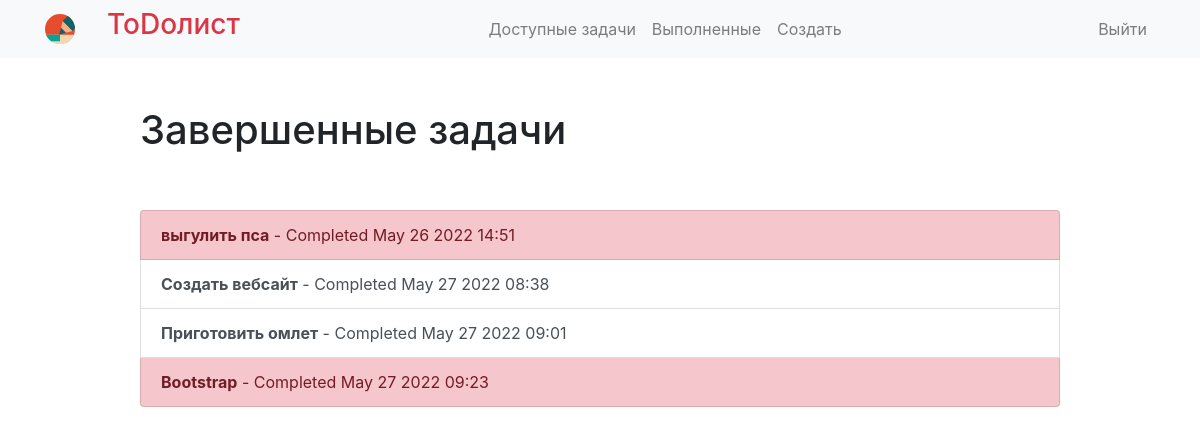
Page /completed/ (signed in) on the earlier database version.
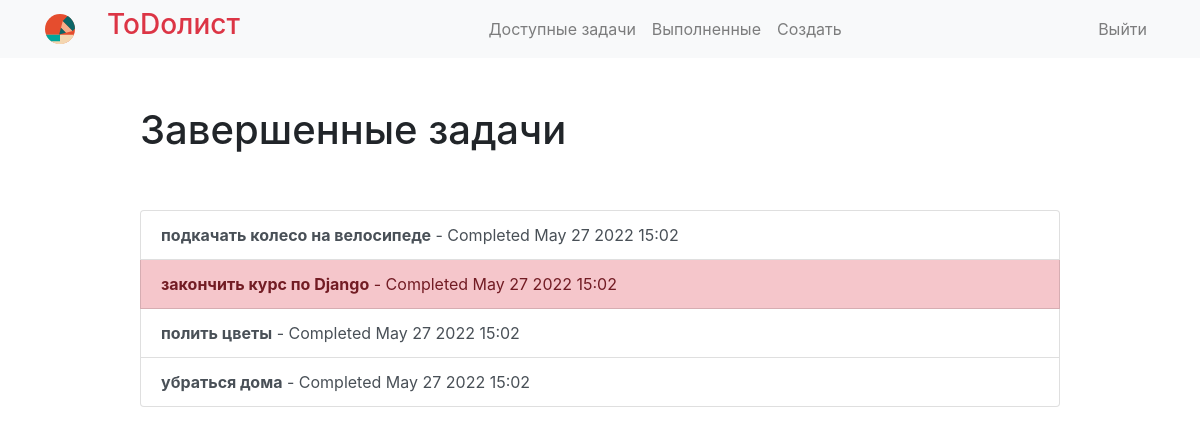
Same page on the later database version.
### todo/models.py (models this page shows, shortened)
class Todo(models.Model):
    title = models.CharField(max_length=100)  # в заголовках небольше 200символов
    memo = models.TextField(blank=True)  # описание, blank=True - заполнение поля необязательное
    created = models.DateTimeField(auto_now=True)  # отображается не только дата, но и время
    datecompleted = models.DateTimeField(null=True, blank=True)
    important = models.BooleanField(default=False)  # важность задачи, по умолчанию не важная задача
    user = models.ForeignKey(User, on_delete=models.CASCADE)

### todo/views.py (the view)
# urls.py: path('completed/', views.completedtodos, name='completedtodos'),  # просмотр завершенных задач
@login_required
def completedtodos(request):
    todos = Todo.objects.filter(user=request.user, datecompleted__isnull=False).order_by('datecompleted')
    return render(request, 'todo/completedtodos.html', {'todos': todos})

### todo/templates/todo/completedtodos.html
{% extends 'todo/base.html' %}
{% block content %}
    <div class="row justify-content-center mt-5">
        <div class="col-md-10">
            <h1>Завершенные задачи</h1>
        </div>
    </div>
    <div class="row justify-content-center mt-5">
        <div class="col-md-10">
            <div class="list-group">
                {% for todo in todos %}
                    <a href="{% url 'viewtodo' todo.id %}"
                       class="list-group-item list-group-item-action{% if todo.important %}
                       list-group-item-danger{% endif %}"><b>{{ todo.title }}</b>
                        - Completed {{ todo.datecompleted|date:'M j Y H:i' }}</a>
                {% endfor %}
            </div>
        </div>
    </div>
{% endblock %}

Differences in the rows shown:
removed Todo: title "выгулить пса", datecompleted "May 26 2022 14:51", important True (drawn)
removed Todo: title "Создать вебсайт", datecompleted "May 27 2022 08:38"
removed Todo: title "Приготовить омлет", datecompleted "May 27 2022 09:01"
removed Todo: title "Bootstrap", datecompleted "May 27 2022 09:23", important True (drawn)
added Todo: title "подкачать колесо на велосипеде", datecompleted "May 27 2022 15:02"
added Todo: title "закончить курс по Django", datecompleted "May 27 2022 15:02", important True (drawn)
added Todo: title "полить цветы", datecompleted "May 27 2022 15:02"
added Todo: title "убраться дома", datecompleted "May 27 2022 15:02"
